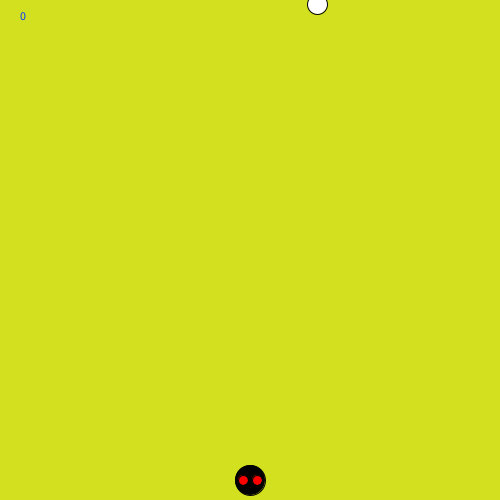
Frame 1 (no input)
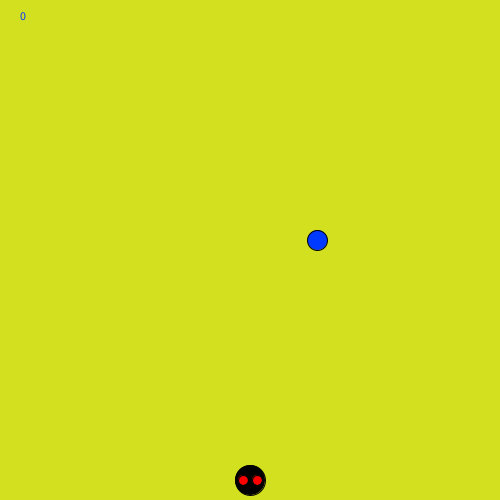
Frame 60 (the mouse pressed at the canvas centre just before this capture)
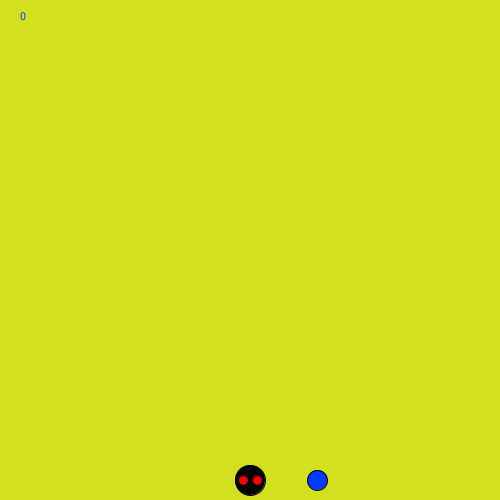
Frame 120 (the mouse held since frame 60 and released just before this capture)

The Processing sketch that drew these frames (run headless with seeded random() and noise(); from frame 60 on, the mouse is pressed at the canvas centre):

// Processing sketch: processing_116798
// ── processing_116798.pde

int x = 250;
int y = 480;
int z = 1;
float o;
float q = random(20,480);
float g;
float afstand = 50;
float radius = 20;
int point = 0;
float m = random(20,480);
float t;
float afstand2 = 50;
float t2;
float m2;
float afstand3 = 50;
float t3;
float m3;
float afstand4 = 50;

void setup()
{

  size (500,500);
   background(211,224,32);
}

void draw()
{
 println(afstand2);
    o = o +4;
 background(211,224,32);


 afstand = sqrt((q-x)*(q-x) + (o-y)*(o-y));
if ((afstand <= radius))
{
  
  point = point+1;
 
}
if ((afstand <= radius))
{
 o = -30; 
 q=random(20,480);
}
  
if (o >= 520){
  o = -30;
  q=random(20,480);
}

  ellipse(q,o,20,20); 
  //--ææææ--------------------------------------------------------------------------------
   if (point >= 5)
  {
    bonus();
  }
  if (point >= 15)
  {
    bonus2();
  }
  if (point >= 30)
  {
  bonus3();
  }
//----øøøø-------------------------------------------------------------------------------------
 afstand2 = sqrt((m-x)*(m-x) + (t-y)*(t-y));
 afstand3 = sqrt((m2-x)*(m2-x) + (t2-y)*(t2-y));
 afstand4 = sqrt((m3-x)*(m3-x) + (t3-y)*(t3-y));
 fill(0);
 ellipse(x,y,30,30);
 fill(252,0,0);
 ellipse(x-7,y,10,10);
 ellipse(x+7,y,10,10);
 fill(0,57,255);
 
 
 if (x < 5 ){
  x = 5; 
 }
 if (x > 466) 
 {
  x = 466; 
  
  z = z +1;
   
 }
 text(point,20,20);
 if (mousePressed == false)
 {
  return; 
   
 }
 
 x = mouseX;

 
}


void keyPressed(){
 if (key=='a'){
   x = x -10;
 }
if (key=='d'){
  
  x = x+10;
}
}
//--funktion-----------------------------------------------
 void bonus()
 {
   
    fill(252,0,0);

 t = t + 2.5;

if ((afstand2 <= radius))
{
  point = point + 1;
 t = -30; 
 m=random(20,480);
}

ellipse(m,t,20,20);

if (t >= 580) {
  t = t - 3;
}

  }
  //--bounus 2--------------------------------------------------------
  void bonus2()
 {
   
    fill(8,206,16);

 t2 = t2 + 1;

if ((afstand3 <= radius))
{
  point = point + 1;
 t2 = -30; 
 m2=random(20,480);
}

ellipse(m2,t2,20,20);
  }
// bonus2 slut------------------------------------------'
// bonus3 start-------------------------------------------
void bonus3()
 {
   
    fill(255,245,52);

 t3 = t3 + 2;

if ((afstand4 <= radius))
{
  point = point + 1;
 t3 = -30; 
 m3=random(20,480);
}

ellipse(m3,t3,20,20);

  }
  // bonus3 slut-----------------------------------------------------------
